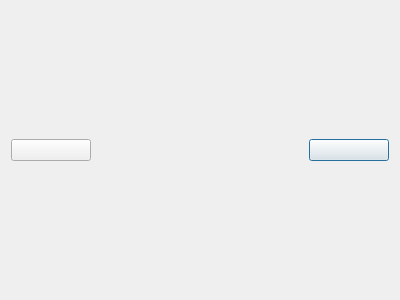
<?xml version="1.0" encoding="UTF-8"?>
<ui version="4.0">
 <class>PicShowDialog</class>
 <widget class="QDialog" name="PicShowDialog">
  <property name="geometry">
   <rect>
    <x>0</x>
    <y>0</y>
    <width>400</width>
    <height>300</height>
   </rect>
  </property>
  <property name="windowTitle">
   <string>Dialog</string>
  </property>
  <layout class="QHBoxLayout" name="horizontalLayout">
   <item>
    <layout class="QGridLayout" name="gridLayout">
     <item row="2" column="2">
      <spacer name="verticalSpacer">
       <property name="orientation">
        <enum>Qt::Vertical</enum>
       </property>
       <property name="sizeHint" stdset="0">
        <size>
         <width>20</width>
         <height>40</height>
        </size>
       </property>
      </spacer>
     </item>
     <item row="1" column="3">
      <spacer name="horizontalSpacer_2">
       <property name="orientation">
        <enum>Qt::Horizontal</enum>
       </property>
       <property name="sizeHint" stdset="0">
        <size>
         <width>40</width>
         <height>20</height>
        </size>
       </property>
      </spacer>
     </item>
     <item row="1" column="1">
      <spacer name="horizontalSpacer">
       <property name="orientation">
        <enum>Qt::Horizontal</enum>
       </property>
       <property name="sizeHint" stdset="0">
        <size>
         <width>40</width>
         <height>20</height>
        </size>
       </property>
      </spacer>
     </item>
     <item row="1" column="2">
      <widget class="QLabel" name="label">
       <property name="text">
        <string/>
       </property>
      </widget>
     </item>
     <item row="1" column="4">
      <widget class="QWidget" name="widget_2" native="true">
       <property name="minimumSize">
        <size>
         <width>80</width>
         <height>0</height>
        </size>
       </property>
       <property name="maximumSize">
        <size>
         <width>80</width>
         <height>16777215</height>
        </size>
       </property>
       <layout class="QVBoxLayout" name="verticalLayout_2">
        <property name="leftMargin">
         <number>0</number>
        </property>
        <property name="topMargin">
         <number>0</number>
        </property>
        <property name="rightMargin">
         <number>0</number>
        </property>
        <property name="bottomMargin">
         <number>0</number>
        </property>
        <item>
         <widget class="PicButton" name="nextButton">
          <property name="text">
           <string/>
          </property>
         </widget>
        </item>
       </layout>
      </widget>
     </item>
     <item row="1" column="0">
      <widget class="QWidget" name="widget" native="true">
       <property name="minimumSize">
        <size>
         <width>80</width>
         <height>0</height>
        </size>
       </property>
       <property name="maximumSize">
        <size>
         <width>80</width>
         <height>16777215</height>
        </size>
       </property>
       <layout class="QVBoxLayout" name="verticalLayout">
        <property name="leftMargin">
         <number>0</number>
        </property>
        <property name="topMargin">
         <number>0</number>
        </property>
        <property name="rightMargin">
         <number>0</number>
        </property>
        <property name="bottomMargin">
         <number>0</number>
        </property>
        <item>
         <widget class="PicButton" name="previousButton">
          <property name="text">
           <string/>
          </property>
         </widget>
        </item>
       </layout>
      </widget>
     </item>
     <item row="0" column="2">
      <spacer name="verticalSpacer_2">
       <property name="orientation">
        <enum>Qt::Vertical</enum>
       </property>
       <property name="sizeHint" stdset="0">
        <size>
         <width>20</width>
         <height>40</height>
        </size>
       </property>
      </spacer>
     </item>
    </layout>
   </item>
  </layout>
 </widget>
 <customwidgets>
  <customwidget>
   <class>PicButton</class>
   <extends>QPushButton</extends>
   <header>picbutton.h</header>
  </customwidget>
 </customwidgets>
 <resources/>
 <connections/>
</ui>
